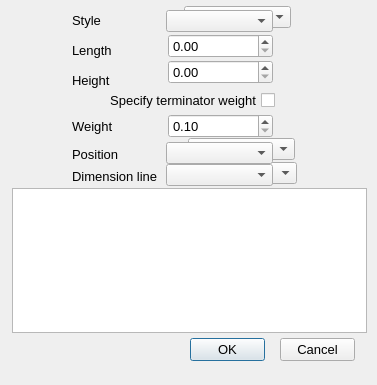
<?xml version="1.0" encoding="UTF-8"?>
<ui version="4.0">
 <class>DimensionTerminator_Dialog</class>
 <widget class="QDialog" name="DimensionTerminator_Dialog">
  <property name="geometry">
   <rect>
    <x>0</x>
    <y>0</y>
    <width>377</width>
    <height>385</height>
   </rect>
  </property>
  <property name="minimumSize">
   <size>
    <width>377</width>
    <height>385</height>
   </size>
  </property>
  <property name="maximumSize">
   <size>
    <width>377</width>
    <height>385</height>
   </size>
  </property>
  <property name="font">
   <font>
    <pointsize>10</pointsize>
   </font>
  </property>
  <property name="windowTitle">
   <string>Dimension terminator options</string>
  </property>
  <widget class="QLabel" name="label">
   <property name="geometry">
    <rect>
     <x>72</x>
     <y>10</y>
     <width>61</width>
     <height>20</height>
    </rect>
   </property>
   <property name="font">
    <font>
     <family>Arial</family>
     <pointsize>10</pointsize>
    </font>
   </property>
   <property name="text">
    <string>Style</string>
   </property>
   <property name="alignment">
    <set>Qt::AlignLeading|Qt::AlignLeft|Qt::AlignVCenter</set>
   </property>
  </widget>
  <widget class="QComboBox" name="_100">
   <property name="geometry">
    <rect>
     <x>166</x>
     <y>10</y>
     <width>107</width>
     <height>22</height>
    </rect>
   </property>
   <property name="font">
    <font>
     <family>Arial</family>
     <pointsize>10</pointsize>
    </font>
   </property>
  </widget>
  <widget class="QLabel" name="label_2">
   <property name="geometry">
    <rect>
     <x>72</x>
     <y>40</y>
     <width>61</width>
     <height>20</height>
    </rect>
   </property>
   <property name="font">
    <font>
     <family>Arial</family>
     <pointsize>10</pointsize>
    </font>
   </property>
   <property name="text">
    <string>Length</string>
   </property>
   <property name="alignment">
    <set>Qt::AlignLeading|Qt::AlignLeft|Qt::AlignVCenter</set>
   </property>
  </widget>
  <widget class="QLabel" name="label_3">
   <property name="geometry">
    <rect>
     <x>72</x>
     <y>70</y>
     <width>61</width>
     <height>20</height>
    </rect>
   </property>
   <property name="font">
    <font>
     <family>Arial</family>
     <pointsize>10</pointsize>
    </font>
   </property>
   <property name="text">
    <string>Height</string>
   </property>
   <property name="alignment">
    <set>Qt::AlignLeading|Qt::AlignLeft|Qt::AlignVCenter</set>
   </property>
  </widget>
  <widget class="QLabel" name="label_4">
   <property name="geometry">
    <rect>
     <x>72</x>
     <y>116</y>
     <width>61</width>
     <height>20</height>
    </rect>
   </property>
   <property name="font">
    <font>
     <family>Arial</family>
     <pointsize>10</pointsize>
    </font>
   </property>
   <property name="text">
    <string>Weight</string>
   </property>
   <property name="alignment">
    <set>Qt::AlignLeading|Qt::AlignLeft|Qt::AlignVCenter</set>
   </property>
  </widget>
  <widget class="QCheckBox" name="_107">
   <property name="geometry">
    <rect>
     <x>92</x>
     <y>90</y>
     <width>183</width>
     <height>20</height>
    </rect>
   </property>
   <property name="font">
    <font>
     <family>Arial</family>
     <pointsize>10</pointsize>
    </font>
   </property>
   <property name="layoutDirection">
    <enum>Qt::RightToLeft</enum>
   </property>
   <property name="text">
    <string>Specify terminator weight</string>
   </property>
  </widget>
  <widget class="QComboBox" name="_103">
   <property name="geometry">
    <rect>
     <x>166</x>
     <y>142</y>
     <width>107</width>
     <height>22</height>
    </rect>
   </property>
   <property name="font">
    <font>
     <family>Arial</family>
     <pointsize>10</pointsize>
    </font>
   </property>
  </widget>
  <widget class="QLabel" name="label_5">
   <property name="geometry">
    <rect>
     <x>72</x>
     <y>144</y>
     <width>61</width>
     <height>20</height>
    </rect>
   </property>
   <property name="font">
    <font>
     <family>Arial</family>
     <pointsize>10</pointsize>
    </font>
   </property>
   <property name="text">
    <string>Position</string>
   </property>
   <property name="alignment">
    <set>Qt::AlignLeading|Qt::AlignLeft|Qt::AlignVCenter</set>
   </property>
  </widget>
  <widget class="QLabel" name="label_6">
   <property name="geometry">
    <rect>
     <x>72</x>
     <y>166</y>
     <width>89</width>
     <height>20</height>
    </rect>
   </property>
   <property name="font">
    <font>
     <family>Arial</family>
     <pointsize>10</pointsize>
    </font>
   </property>
   <property name="text">
    <string>Dimension line</string>
   </property>
   <property name="alignment">
    <set>Qt::AlignLeading|Qt::AlignLeft|Qt::AlignVCenter</set>
   </property>
  </widget>
  <widget class="QComboBox" name="_104">
   <property name="geometry">
    <rect>
     <x>166</x>
     <y>164</y>
     <width>107</width>
     <height>22</height>
    </rect>
   </property>
   <property name="font">
    <font>
     <family>Arial</family>
     <pointsize>10</pointsize>
    </font>
   </property>
  </widget>
  <widget class="QPushButton" name="_2">
   <property name="geometry">
    <rect>
     <x>280</x>
     <y>338</y>
     <width>75</width>
     <height>23</height>
    </rect>
   </property>
   <property name="font">
    <font>
     <family>Arial</family>
     <pointsize>10</pointsize>
    </font>
   </property>
   <property name="text">
    <string>Cancel</string>
   </property>
   <property name="autoDefault">
    <bool>false</bool>
   </property>
  </widget>
  <widget class="QPushButton" name="_1">
   <property name="geometry">
    <rect>
     <x>190</x>
     <y>338</y>
     <width>75</width>
     <height>23</height>
    </rect>
   </property>
   <property name="font">
    <font>
     <family>Arial</family>
     <pointsize>10</pointsize>
    </font>
   </property>
   <property name="text">
    <string>OK</string>
   </property>
   <property name="default">
    <bool>true</bool>
   </property>
  </widget>
  <widget class="QGraphicsView" name="_105">
   <property name="geometry">
    <rect>
     <x>12</x>
     <y>188</y>
     <width>355</width>
     <height>145</height>
    </rect>
   </property>
   <property name="font">
    <font>
     <family>Arial</family>
    </font>
   </property>
   <property name="verticalScrollBarPolicy">
    <enum>Qt::ScrollBarAlwaysOff</enum>
   </property>
   <property name="horizontalScrollBarPolicy">
    <enum>Qt::ScrollBarAlwaysOff</enum>
   </property>
   <property name="sceneRect">
    <rectf>
     <x>0.000000000000000</x>
     <y>0.000000000000000</y>
     <width>355.000000000000000</width>
     <height>145.000000000000000</height>
    </rectf>
   </property>
   <property name="alignment">
    <set>Qt::AlignLeading|Qt::AlignLeft|Qt::AlignTop</set>
   </property>
   <property name="transformationAnchor">
    <enum>QGraphicsView::NoAnchor</enum>
   </property>
   <property name="viewportUpdateMode">
    <enum>QGraphicsView::FullViewportUpdate</enum>
   </property>
  </widget>
  <widget class="QPushButton" name="_1006">
   <property name="enabled">
    <bool>true</bool>
   </property>
   <property name="geometry">
    <rect>
     <x>278</x>
     <y>115</y>
     <width>24</width>
     <height>24</height>
    </rect>
   </property>
   <property name="font">
    <font>
     <family>Arial</family>
     <pointsize>10</pointsize>
    </font>
   </property>
   <property name="toolTip">
    <string>Select Weight</string>
   </property>
   <property name="statusTip">
    <string/>
   </property>
   <property name="text">
    <string/>
   </property>
   <property name="icon">
    <iconset resource="../RealCAD.qrc">
     <normaloff>:/images/PROPERTIES-weights.svg</normaloff>:/images/PROPERTIES-weights.svg</iconset>
   </property>
   <property name="iconSize">
    <size>
     <width>20</width>
     <height>20</height>
    </size>
   </property>
   <property name="autoDefault">
    <bool>false</bool>
   </property>
   <property name="flat">
    <bool>true</bool>
   </property>
  </widget>
  <widget class="RCDoubleSpinBox" name="_101">
   <property name="geometry">
    <rect>
     <x>168</x>
     <y>34</y>
     <width>105</width>
     <height>24</height>
    </rect>
   </property>
   <property name="font">
    <font>
     <family>Arial</family>
     <pointsize>10</pointsize>
    </font>
   </property>
   <property name="maximum">
    <double>10000000.000000000000000</double>
   </property>
  </widget>
  <widget class="RCDoubleSpinBox" name="_102">
   <property name="geometry">
    <rect>
     <x>168</x>
     <y>60</y>
     <width>105</width>
     <height>24</height>
    </rect>
   </property>
   <property name="font">
    <font>
     <family>Arial</family>
     <pointsize>10</pointsize>
    </font>
   </property>
   <property name="maximum">
    <double>100000000.000000000000000</double>
   </property>
  </widget>
  <widget class="WeightSpinBox" name="_106">
   <property name="geometry">
    <rect>
     <x>168</x>
     <y>114</y>
     <width>105</width>
     <height>24</height>
    </rect>
   </property>
   <property name="font">
    <font>
     <family>Arial</family>
     <pointsize>10</pointsize>
    </font>
   </property>
   <property name="minimum">
    <double>0.100000000000000</double>
   </property>
   <property name="maximum">
    <double>3.000000000000000</double>
   </property>
   <property name="singleStep">
    <double>0.100000000000000</double>
   </property>
  </widget>
  <widget class="QComboBox" name="_203">
   <property name="geometry">
    <rect>
     <x>188</x>
     <y>138</y>
     <width>107</width>
     <height>22</height>
    </rect>
   </property>
   <property name="font">
    <font>
     <family>Arial</family>
     <pointsize>10</pointsize>
    </font>
   </property>
  </widget>
  <widget class="QComboBox" name="_204">
   <property name="geometry">
    <rect>
     <x>190</x>
     <y>162</y>
     <width>107</width>
     <height>22</height>
    </rect>
   </property>
   <property name="font">
    <font>
     <family>Arial</family>
     <pointsize>10</pointsize>
    </font>
   </property>
  </widget>
  <widget class="QComboBox" name="_200">
   <property name="geometry">
    <rect>
     <x>184</x>
     <y>6</y>
     <width>107</width>
     <height>22</height>
    </rect>
   </property>
   <property name="font">
    <font>
     <family>Arial</family>
     <pointsize>10</pointsize>
    </font>
   </property>
  </widget>
  <zorder>_204</zorder>
  <zorder>_203</zorder>
  <zorder>_200</zorder>
  <zorder>label</zorder>
  <zorder>_100</zorder>
  <zorder>label_2</zorder>
  <zorder>label_3</zorder>
  <zorder>label_4</zorder>
  <zorder>_107</zorder>
  <zorder>_103</zorder>
  <zorder>label_5</zorder>
  <zorder>label_6</zorder>
  <zorder>_104</zorder>
  <zorder>_2</zorder>
  <zorder>_1</zorder>
  <zorder>_105</zorder>
  <zorder>_1006</zorder>
  <zorder>_101</zorder>
  <zorder>_102</zorder>
  <zorder>_106</zorder>
 </widget>
 <customwidgets>
  <customwidget>
   <class>RCDoubleSpinBox</class>
   <extends>QDoubleSpinBox</extends>
   <header>../RealCADQt/source/rcdoublespinbox.h</header>
  </customwidget>
  <customwidget>
   <class>WeightSpinBox</class>
   <extends>QDoubleSpinBox</extends>
   <header>../RealCADQt/source/weightspinbox.h</header>
  </customwidget>
 </customwidgets>
 <resources>
  <include location="../RealCAD.qrc"/>
 </resources>
 <connections/>
</ui>
